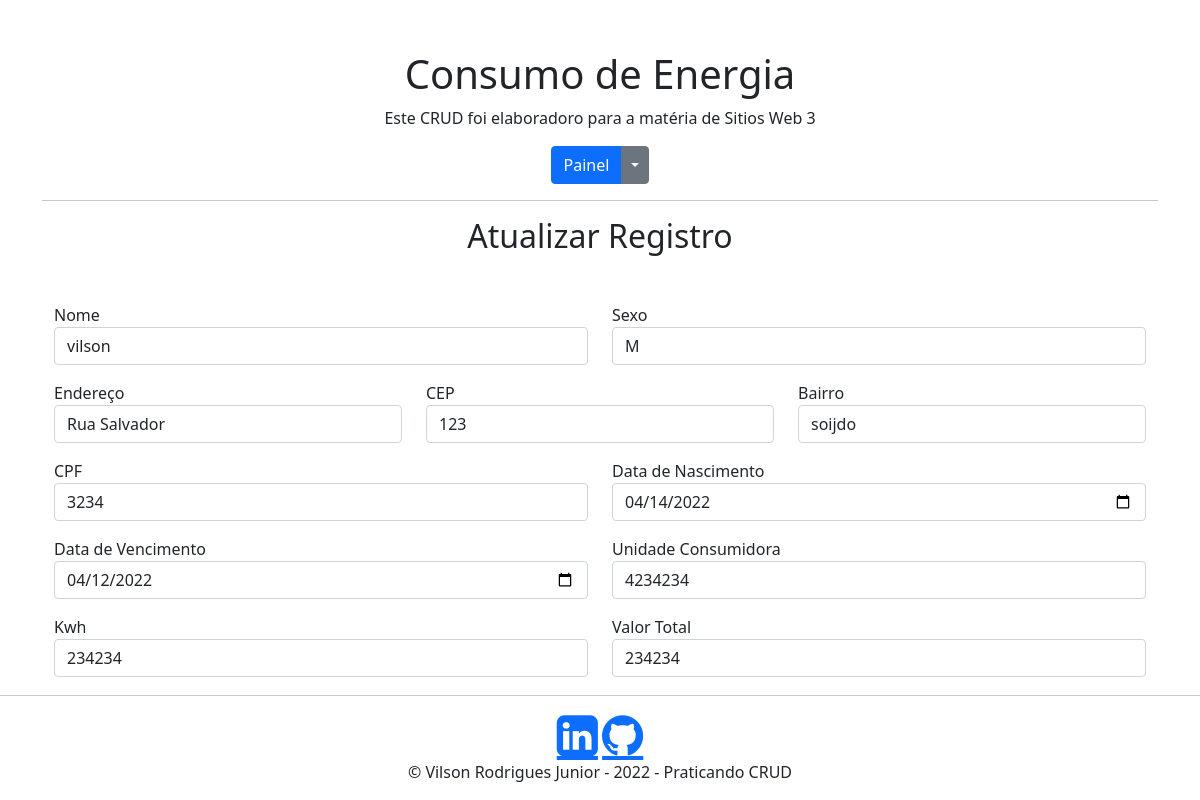
/src/functions/editar.php?id=42, run on the app's committed database.
### tables this page shows
CREATE TABLE `consumidores` (
  `id_consumidor` int(11) NOT NULL,
  `nome` varchar(30) NOT NULL,
  `sexo` varchar(30) NOT NULL,
  `endereco` varchar(30) NOT NULL,
  `cep` varchar(30) NOT NULL,
  `bairro` varchar(30) NOT NULL,
  `cpf` varchar(30) NOT NULL,
  `nascimento` date NOT NULL,
  `vencimento` date NOT NULL,
  `unidade_consumidora` varchar(30) NOT NULL,
  `kwh` double NOT NULL,
  `total` double NOT NULL
);

### src/database/database.php (called while the page is built, shortened)
<?php
function open_database()
{
		$conexao = new mysqli(DB_HOST, DB_USER, DB_PASSWORD, DB_NAME);
        if($conexao){
            return $conexao;
        } else {
            die("Ocorreu um erro!");
        }
}
function buscar_um($table, $id = null)
{
	$database = open_database();
	$found = null;
    if ($id) {
        $sql = "SELECT * FROM {$table} WHERE id_consumidor = {$id};";
        $result = $database->query($sql);
        if ($result->num_rows > 0) {
            $found = $result->fetch_assoc();
        }
    } else {
        $sql = "SELECT * FROM {$table};";
        $result = $database->query($sql);
        if ($result->num_rows > 0) {
            $found = $result->fetch_all(MYSQLI_ASSOC);
        }
    }
	return $found;
}
function editar()
{
    if (isset($_GET['id'])) {
        $id = $_GET['id'];
        if (isset($_POST['consumidor'])) {
            $consumidor = $_POST['consumidor'];
            $items = null;
            $id = null;
            foreach ($consumidor as $key => $value) {
                if($key === "'id_consumidor'"){
                    $id = $value;
                } else {
                    $items .= trim($key, "'") . " = '$value',";
                }
            }
            alterar('consumidores', $id, $items);
            header('location: ./listagem.php');
        } else {
            $consumidor = buscar_um('consumidores', $id);
        }
    }
}

### src/functions/functions.php (called while the page is built, shortened)
<?php
require_once('../database/database.php');
function update(){
    editar();
}

### src/functions/editar.php (the view, shortened to what this page needs)
<?php
require_once('functions.php');
update();
?>
<h2 class="text-center mb-5">Atualizar Registro</h2>
<form class="text-left" action="editar.php?id=<?= $consumidor['id']; ?>" method="post">
    <div class="row mb-3">
        <div class="col">
            <div class="form-group">
                <label for="nome">Nome</label>
                <input type="text" class="form-control" name="consumidor['nome']" id="nome" value="<?=  $consumidor['nome']; ?>">
            </div>
        </div>
        <div class="col">
            <div class="form-group">
                <label for="sexo">Sexo</label>
                <input type="text" class="form-control" name="consumidor['sexo']" id="sexo" value="<?=  $consumidor['sexo']; ?>">
            </div>
        </div>
    </div>
    <div class="row mb-3">
        <div class="col">
            <div class="form-group">
                <label for="endereco">Endereço</label>
                <input type="text" class="form-control" name="consumidor['endereco']" id="endereco" value="<?=  $consumidor['endereco']; ?>">
            </div>
        </div>
        <div class="col">
            <div class="form-group">
                <label for="cep">CEP</label>
                <input type="text" class="form-control" name="consumidor['cep']" id="cep" value="<?=  $consumidor['cep']; ?>">
            </div>
        </div>
        <div class="col">
            <div class="form-group">
                <label for="bairro">Bairro</label>
                <input type="text" class="form-control" name="consumidor['bairro']" id="bairro" id="bairro" value="<?=  $consumidor['bairro']; ?>">
            </div>
        </div>
    </div>
    <div class="row mb-3">
        <div class="col">
            <div class="form-group">
                <label for="cpf">CPF</label>
                <input type="text" class="form-control" name="consumidor['cpf']" id="cpf" value="<?=  $consumidor['cpf']; ?>">
            </div>
        </div>
        <div class="col">
            <div class="form-group">
                <label for="nascimento">Data de Nascimento</label>
                <input type="date" class="form-control" format="yyyy-mm-dd" name="consumidor['nascimento']" id="nascimento" value="<?=  $consumidor['nascimento']; ?>">
            </div>
        </div>
    </div>
    <div class="row mb-3">
        <div class="col">
            <div class="form-group">
                <label for="vencimento">Data de Vencimento</label>
                <input type="date" class="form-control" format="yyyy-mm-dd" name="consumidor['vencimento']" id="vencimento" value="<?=  $consumidor['vencimento']; ?>">
            </div>
        </div>
        <div class="col">
            <div class="form-group">
                <label for="unidade_consumidora">Unidade Consumidora</label>
                <input type="text" class="form-control" name="consumidor['unidade_consumidora']" id="unidade_consumidora" value="<?=  $consumidor['unidade_consumidora']; ?>">
            </div>
        </div>
    </div>
    <div class="row mb-3">
        <div class="col">
                <div class="form-group">
                    <label for="kwh">Kwh</label>
                    <input type="text" class="form-control" name="consumidor['kwh']" id="kwh" value="<?=  $consumidor['kwh']; ?>">
            </div>
        </div>
        <div class="col">
            <div class="form-group">
                <label for="total">Valor Total</label>
                <input type="text" class="form-control" name="consumidor['total']" id="total" value="<?=  $consumidor['total']; ?>">
            </div>
        </div>
    </div>
    <div id="actions" class="row">
        <div class="col-md-12">
            <button type="submit" class="btn btn-primary btn-sm">Salvar</button>
            <a href="./listagem.php" class="btn btn-secondary btn-sm">Cancelar</a>
            <a href="remover.php?id=<?= $consumidor['id_consumidor']; ?>" class="btn btn-danger btn-sm">
            </a>
        </div>
    </div>
</form>

### src/shared/header.php (style rules this page uses)
body { padding-top: 50px; padding-bottom: 20px; height: 100%; }

### data on the page
consumidores: nome "vilson", sexo "M", endereco "Rua Salvador", cep "123", bairro "soijdo", cpf "3234", nascimento "04/14/2022", vencimento "04/12/2022", unidade_consumidora "4234234", kwh "234234", total "234234"
